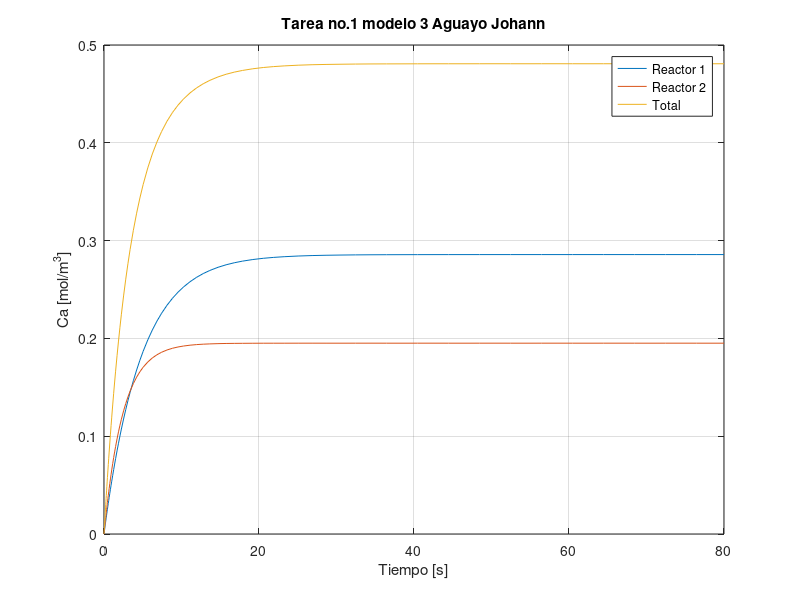

The MATLAB script that drew this image:
%Tarea 1 modelo 2 control de procesos
%Reactores en serie con mismo volumen y flujo ctte
function Reactor_en_serie_2
clear
clc
[T,y]=ode45(@modelo_2,[0,80],[0,0,0]);
y(:,3)
%datos
plot(T,y)
title("Tarea no.1 modelo 3 Aguayo Johann")
ylabel("Ca [mol/m^3]"),xlabel("Tiempo [s]");
grid
legend("Reactor 1","Reactor 2","Total")
end
function dydT=modelo_2(T,y)
%datos
Ca1 = y(1);
Ca2 = y(2);
F = 0.008; %m^3/s
v1 = 0.04; %m^3
v2 = 0.02; %m^3
k = 0.01; %1/s
Cao = 0.5; %mol/m^3
b = 0.4;
%Ecuacion de diseño CSTR
dydT(1)=(((1-b)*F*Cao)/v1)-((F*Ca1)/v1)-(k*Ca1);
dydT(2)=((b*F*Cao)/v2)-((F*Ca2)/v2)-(k*Ca2);
dydT(3)= dydT(1) + dydT(2);
dydT=dydT';
end